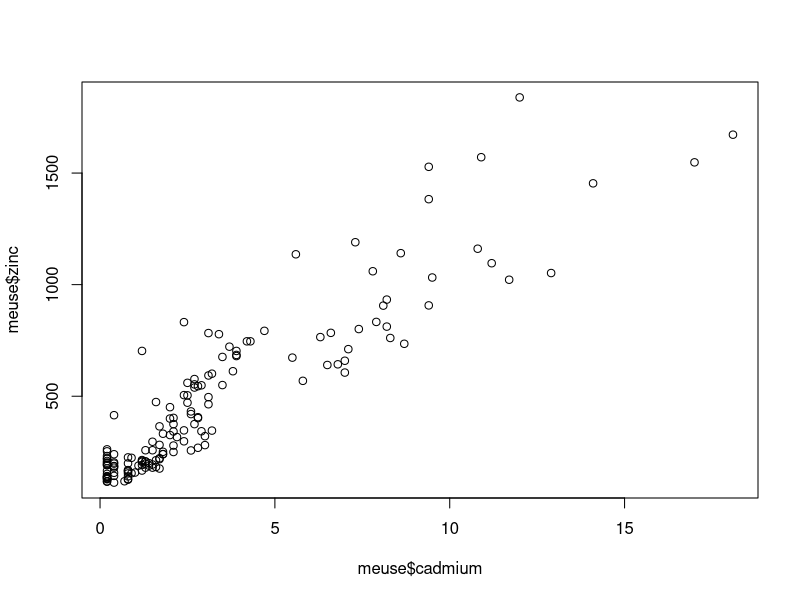
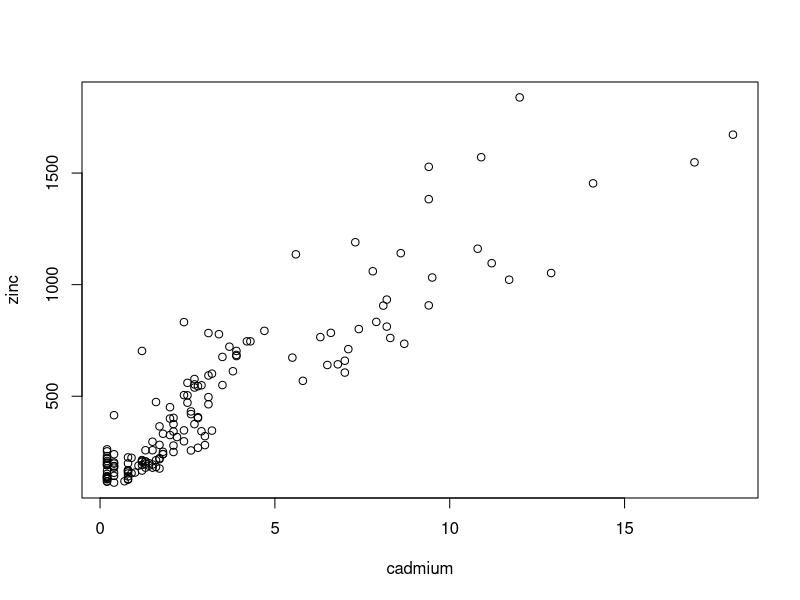
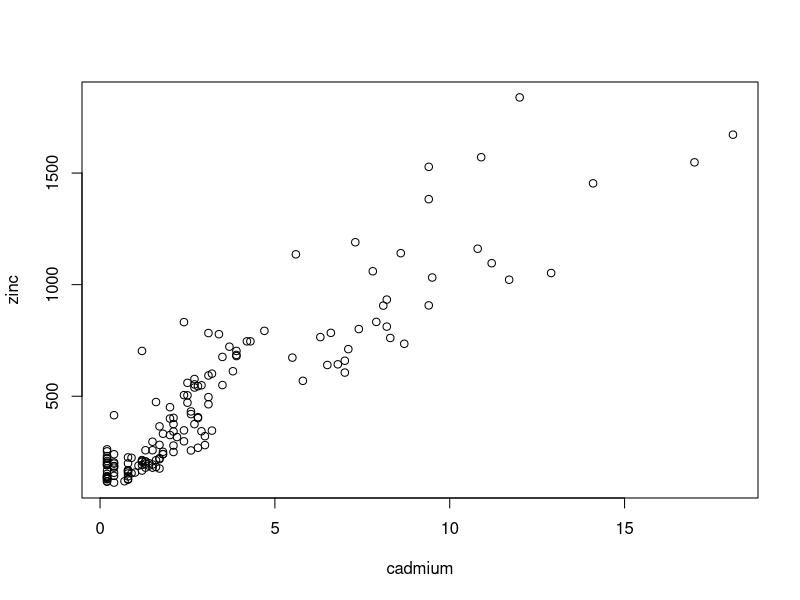
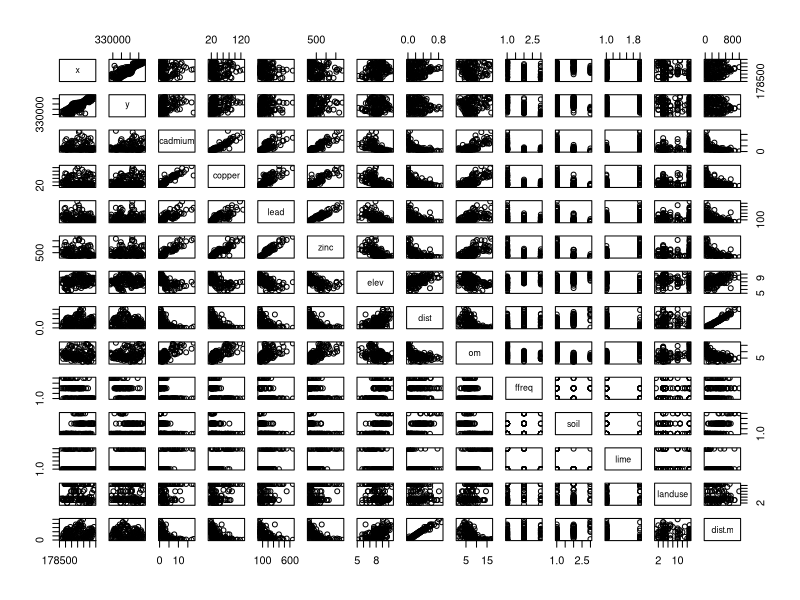
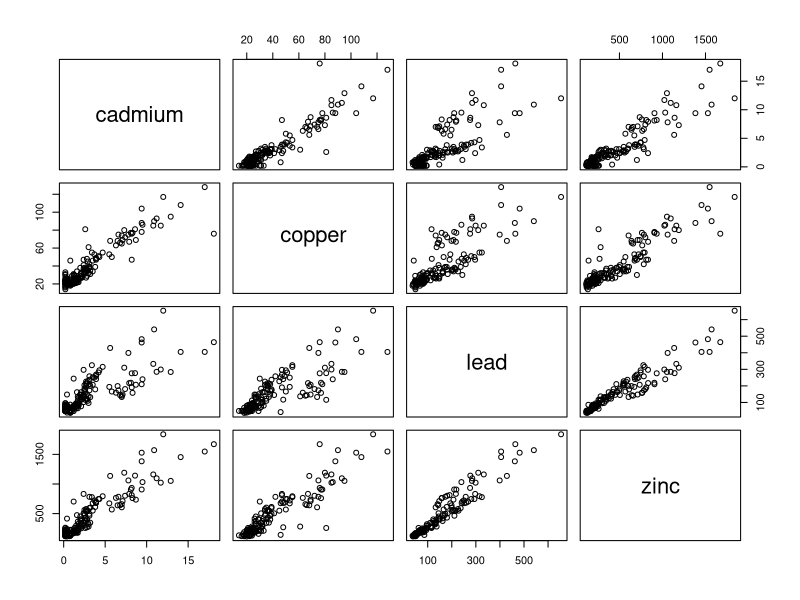
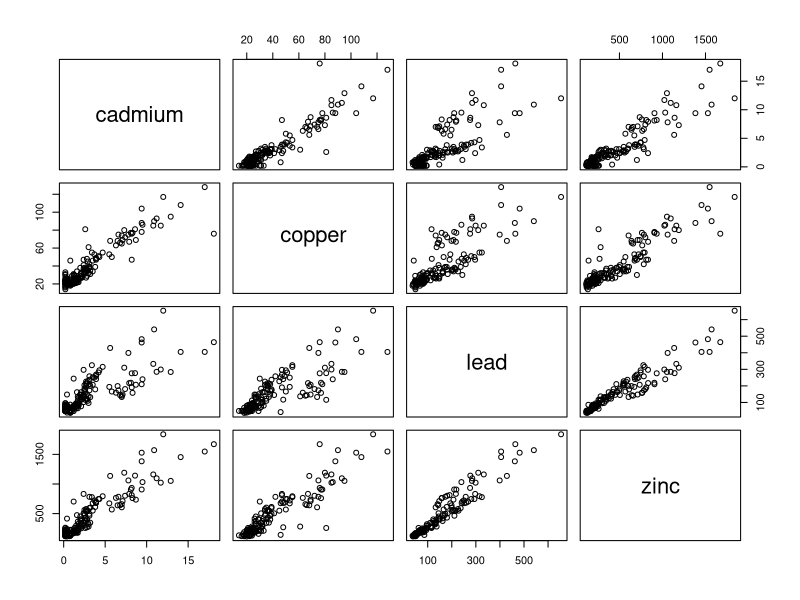
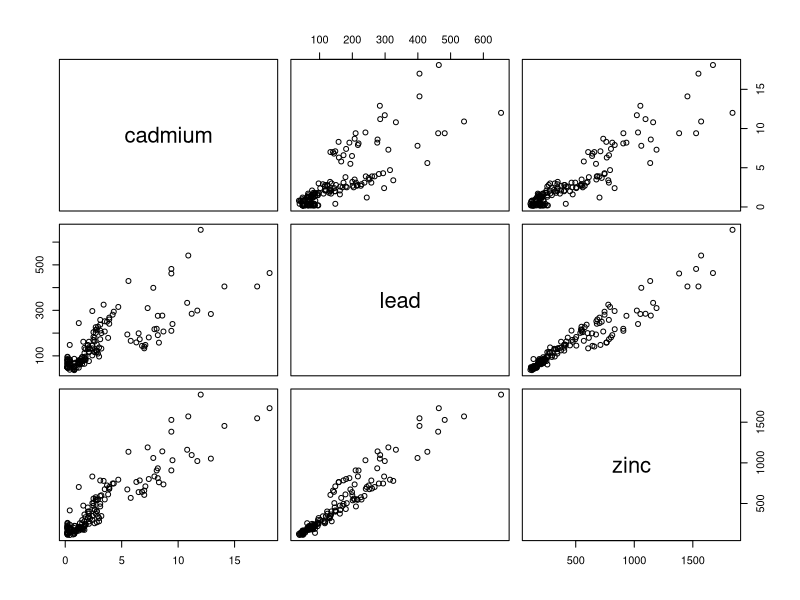
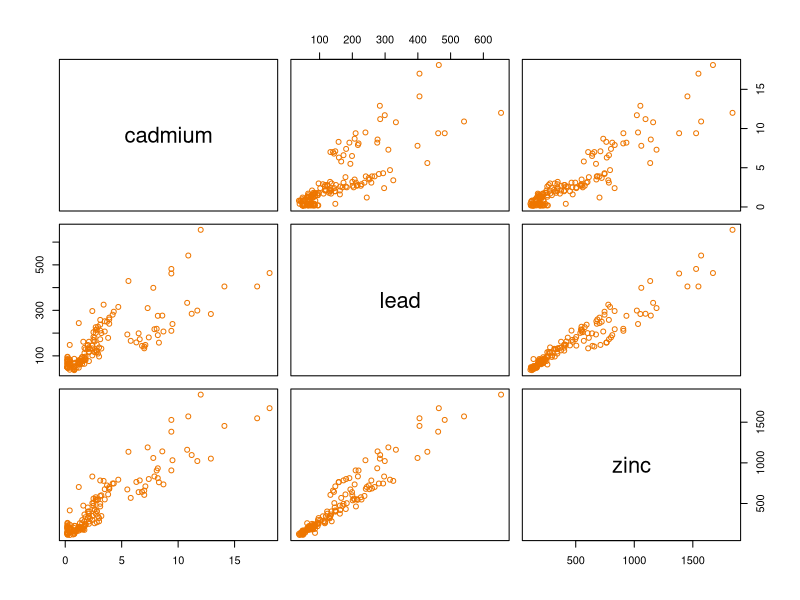

Write the R code that produced these figures, in order.

### ecological interaction''''''''''''''''''''''''''''''''''''''''''''''''''''''''''''''''''''''''''''''''''''''''''''''''''''''''''''''''
# this is a code for investigating relationships among ecological variables

# install necessary packages using function -install.packages(""), in this case sp, used for managing spatial data 
install.packages("sp")   # "" are used everytime one leaves R environment, for ex. when downloading new packages

# use function -library() to load/activate package for script in R, alternative function -require(): same result
library(sp)

# recall dataset using the function -data(), 
data(meuse) # this is a free dataset inside of the packages sp, 
# it is the measurements of 4 heavy metals in top soil based in Northern Europe
# to get more info on the meuse dataset: https://cran.r.project.org/web/packages/gstat/vignettes/gstat.pdf

# use functions -view(), -head() or simply the name of the dataset to look inside the dataset
meuse # opens the complete dataset in the console(messy): it is a dataframe with 164 rows + additional columns 
# (soil, landuse type, distance etc.)
View(meuse) # opens the dataframe in a new window, just as if you opened it in the environment, function is from package Rcmdr, 
# therefore install.packages("Rcmdr"), library(Rcmdr) first
head(meuse) # opens the header and the first few rows of the dataframe in the console
names(meuse) # gives the names of the columns of the dataframe
# function -dev.off() is used to close opened windows


# 1st excersise: calculate the mean of all the variables
summary(meuse) # gives you the min, 1st quantile, median, mean, 3rd quantile and max values of each of the columns
mean(meuse$cadmium) # gives you the specific mean of one column


# 2nd exercise: plot zinc(y) against cadmium(x)
plot(meuse$cadmium, meuse$zinc)  # in order for r to recognize the column names, you can either specify them using $ 
# or teach R the column names beforehand
dev.off() # to close the plot window

# to teach R the name of the columns you can link the dataframe meuse with the column names camium and zinc:
cadmium <- meuse$cadmium # use $ to specify which column and use <- to connect it to a new object 
zinc <- meuse$zinc 
plot(cadmium, zinc) # now one can simply plot c vs z and R knows where to take the data from

# using the function -attach $ is not necessary anymore, this function can only be used with dataframes
attach(meuse) # this attaches the database to the R search path, R therefore finds column inside meuse
plot(cadmium, zinc) # now you can simply plot c vs z and R looks in meuse for it
# if you want to detach again use function -detach()

# to create a scatterplot matrice with all the variables plotted against each other use function -pairs()
pairs(meuse) # shows mirrored image of all 14 variables: matrix of 14 x 13: 180 potential relationships plotted at once, very functional

# 2 options to pair just a few of the variables against each other
# to create a scatterplot matrix with only the element variables cadmium, copper, lead and zinc
pairs(meuse[,3:6]) # this way you specify that you only want the variables in columns 3-6 to be plotted
pairs(~ cadmium + copper + lead + zinc, data = meuse) # this way you specify the wanted variables by their column names

# to make the graph more appealing visually you only want cadmium, lead and zinc
pairs(~ cadmium + lead + zinc, data = meuse)

# now you want to change the color of the graphs
pairs(~ cadmium + lead + zinc, data = meuse, col = "darkorange2")

# to change the symbol in the graphs
pairs(~ cadmium + lead + zinc, data = meuse, col = "darkorange2", pch = 23)

# and increase the symbol size: 2 = double the size 
pairs(~ cadmium + lead + zinc, data = meuse, col = "darkorange2", pch = 23, cex = 2)


### Spatial data analysis ''''''''''''''''''''''''''''''''''''''''''''''''''''''''''''''''''''''''''''''''''''''''''''''''''''''''''''''''
# we want to use the dataset meuse for spatial analysis
# the function ~coordinates() either creates a spatial object, or in this case retrieves its coordinates
coordinates(meuse) = ~x+y

# the function ~plot() now shows how the data is spatially distributed
plot(meuse) 

# the function ~spplot() shows how variables, in this case elements like cadmium, lead etc. are concentrated spatially
spplot(meuse, "cadmium", main="Concentration of Cadmium") # plots the concentration of cadmium
spplot(meuse, "copper", main="Concentration of Copper") # plots the concentration of copper

# to see two variables use ~c(=concatenate) to attach both variables
spplot(meuse, c("copper","zinc"))

# to create a bubble-plot of spatial data use function ~bubble(), use ~col("") to edit the color of the bubble symbol
bubble(meuse, "zinc")
bubble(meuse, "lead", col="darkorchid4")
